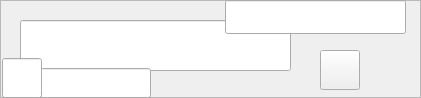
        <widget class="QFrame" name="charInfoBox">
         <property name="geometry">
          <rect>
           <x>20</x>
           <y>30</y>
           <width>421</width>
           <height>98</height>
          </rect>
         </property>
         <property name="styleSheet">
          <string notr="true">font: 12pt &quot;Eberron&quot;;</string>
         </property>
         <property name="frameShape">
          <enum>QFrame::StyledPanel</enum>
         </property>
         <property name="frameShadow">
          <enum>QFrame::Raised</enum>
         </property>
         <widget class="QLineEdit" name="levelField">
          <property name="geometry">
           <rect>
            <x>2</x>
            <y>58</y>
            <width>40</width>
            <height>40</height>
           </rect>
          </property>
          <property name="accessibleName">
           <string>level</string>
          </property>
          <property name="accessibleDescription">
           <string>int</string>
          </property>
          <property name="styleSheet">
           <string notr="true">font: 12pt &quot;Eberron&quot;;</string>
          </property>
          <property name="text">
           <string/>
          </property>
          <property name="maxLength">
           <number>2</number>
          </property>
          <property name="alignment">
           <set>Qt::AlignCenter</set>
          </property>
         </widget>
         <widget class="QLineEdit" name="charName">
          <property name="geometry">
           <rect>
            <x>20</x>
            <y>20</y>
            <width>271</width>
            <height>51</height>
           </rect>
          </property>
          <property name="accessibleName">
           <string>charName</string>
          </property>
          <property name="styleSheet">
           <string notr="true">font: 18pt &quot;Eberron&quot;;</string>
          </property>
          <property name="text">
           <string/>
          </property>
          <property name="maxLength">
           <number>20</number>
          </property>
          <property name="echoMode">
           <enum>QLineEdit::Normal</enum>
          </property>
          <property name="alignment">
           <set>Qt::AlignCenter</set>
          </property>
         </widget>
         <widget class="QLineEdit" name="playerName">
          <property name="geometry">
           <rect>
            <x>225</x>
            <y>0</y>
            <width>181</width>
            <height>34</height>
           </rect>
          </property>
          <property name="minimumSize">
           <size>
            <width>100</width>
            <height>34</height>
           </size>
          </property>
          <property name="maximumSize">
           <size>
            <width>200</width>
            <height>34</height>
           </size>
          </property>
          <property name="accessibleName">
           <string>playerName</string>
          </property>
          <property name="styleSheet">
           <string notr="true">font: 12pt &quot;Eberron&quot;;</string>
          </property>
          <property name="text">
           <string/>
          </property>
          <property name="maxLength">
           <number>20</number>
          </property>
          <property name="alignment">
           <set>Qt::AlignCenter</set>
          </property>
         </widget>
         <widget class="QLineEdit" name="expField">
          <property name="geometry">
           <rect>
            <x>40</x>
            <y>68</y>
            <width>111</width>
            <height>30</height>
           </rect>
          </property>
          <property name="accessibleName">
           <string>experience</string>
          </property>
          <property name="accessibleDescription">
           <string>int</string>
          </property>
          <property name="styleSheet">
           <string notr="true">font: 12pt &quot;Eberron&quot;;</string>
          </property>
          <property name="text">
           <string/>
          </property>
          <property name="maxLength">
           <number>6</number>
          </property>
          <property name="alignment">
           <set>Qt::AlignCenter</set>
          </property>
         </widget>
         <widget class="QPushButton" name="temperButton">
          <property name="geometry">
           <rect>
            <x>320</x>
            <y>50</y>
            <width>40</width>
            <height>40</height>
           </rect>
          </property>
          <property name="text">
           <string/>
          </property>
         </widget>
         <zorder>charName</zorder>
         <zorder>playerName</zorder>
         <zorder>expField</zorder>
         <zorder>levelField</zorder>
         <zorder>temperButton</zorder>
        </widget>
